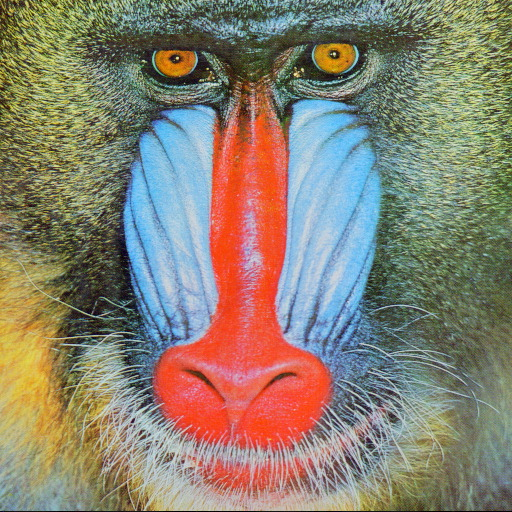
#> input picture baboon.jpg, 512 x 512 px, found by its file name
$ jupyter execute 04.02.OpenCV-Canny-Sobel.ipynb   (older library calls are emulated)
#> lines starting #> are read from the running program, lines starting #| are printed output that depends on the picture; after the words box and inside, x2 and y2 are one past the last pixel; in counts of white or black regions, pixels touching at a corner belong together
# Day4 · 블록2 · 이미지 필터링과 엣지 검출 실습

> **강의자료**: `강의자료/04.02.OpenCV-Canny-Sobel.md`

| Part | 주제 |
|------|------|
| Part 1 | 이미지 필터링 기초 (블러) |
| Part 2 | 엣지 검출 (Sobel · Canny · Laplacian) |
| Part 3 | 퀴즈 & 복습 |

**실습 목표**
- 이미지 컨볼루션(필터링)의 개념을 이해하고 OpenCV로 직접 적용한다.
- 평균·가우시안·미디안 블러를 통해 노이즈 특성에 따른 필터 선택법을 익힌다.
- Sobel, Canny, Laplacian 엣지 검출기의 원리와 파라미터를 비교 실험한다.
- 로봇 비전에서 '전처리 → 엣지 검출 → 객체화' 파이프라인을 구현한다.

[cell 1]
import cv2
import numpy as np
import matplotlib.pyplot as plt
import urllib.request

[cell 2]
# 인터넷에서 이미지 다운로드
def download_image(image_url, image_path):
    req = urllib.request.Request(image_url, headers={'User-Agent': 'Mozilla/5.0'})
    with urllib.request.urlopen(req) as res, open(image_path, 'wb') as f:
        f.write(res.read())
    print(f"이미지 다운로드 완료: {image_path}")

[cell 3]
image_url = "https://raw.githubusercontent.com/opencv/opencv/master/samples/data/baboon.jpg"
image_path = 'baboon.jpg'
download_image(image_url, image_path)

[cell 4]
# 노이즈 추가 (블러 필터 실습용)
image = cv2.imread(image_path)
#> image is the input picture: shape (512, 512, 3); mean B, G, R 112.9, 129.1, 137.1
plt.imshow(cv2.cvtColor(image, cv2.COLOR_BGR2RGB))

[cell 5]
# 가우시안 노이즈 (mean=0, std=30)
gaussian_noise = np.random.normal(0, 30, image.shape).astype(np.int16)
image_gaussian = np.clip(image.astype(np.int16) + gaussian_noise, 0, 255).astype(np.uint8)
cv2.imwrite('baboon_gaussian_noise.jpg', image_gaussian)

plt.imshow(cv2.cvtColor(image_gaussian, cv2.COLOR_BGR2RGB))

[cell 6]
# 소금-후추(Salt-and-Pepper) 노이즈
image_sp = image.copy()
num_pixels = int(image.size * 0.02)  # 전체 픽셀의 2%
coords = [np.random.randint(0, i, num_pixels) for i in image.shape[:2]]
image_sp[coords[0], coords[1]] = 255  # 소금(흰색)
coords = [np.random.randint(0, i, num_pixels) for i in image.shape[:2]]
image_sp[coords[0], coords[1]] = 0    # 후추(검정)
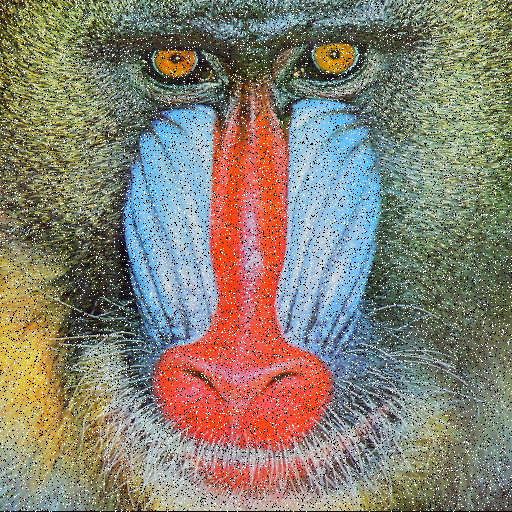
#> image_sp: shape (512, 512, 3); mean B, G, R 114, 128.5, 135.5
cv2.imwrite('fbaboon_sp_noise.jpg', image_sp)

plt.imshow(cv2.cvtColor(image_sp, cv2.COLOR_BGR2RGB))

---
## Part 1: 이미지 필터링 기초

로봇 카메라 이미지에서 노이즈를 제거하는 세 가지 대표 블러 필터를 실습합니다.

### 1.1 필터링(컨볼루션)이란 무엇인가?

- **필터링**: 이미지의 특정 특징을 강조하거나 원치 않는 부분을 제거하는 과정
- **직관적 이해**: '주변을 살펴보고 현재 내 값을 결정하기'
    - 각 픽셀을 하나씩 지나가면서 해당 픽셀과 주변 픽셀들의 값을 특정 규칙으로 섞어 새로운 값을 계산
- **컨볼루션(Convolution)**: 이미지를 돋보기로 훑으며 색을 부드럽게 섞거나 테두리를 찾아내는 과정
- **로봇 비전에서의 역할**: 노이즈 제거 → 엣지 검출 → 물체 인식으로 이어지는 **파이프라인의 첫 단계**

### 1.2 커널(Kernel)의 역할

- **커널**: '주변 값을 어떻게 섞을 것인가'에 대한 규칙서
    - 보통 3×3이나 5×5 크기의 작은 격자 모양 행렬(Matrix)
    - 이 격자가 이미지를 픽셀 단위로 이동하며 계산을 수행
- **커널 크기의 영향**
    - 커질수록 더 넓은 범위 참고 → 이미지가 더 많이 흐려짐
    - **반드시 홀수(3, 5, 7...)로 설정** → 중앙 픽셀이 명확히 정의됨

### 1.3 대표적인 노이즈 제거 필터 종류 비교

| 필터 | 동작 원리 | 장점 | 단점 |
|------|-----------|------|------|
| **평균 블러** | 커널 영역 픽셀의 산술 평균 | 단순, 빠름 | 엣지까지 흐려짐 |
| **가우시안 블러** | 거리에 따라 가중 평균 | 자연스럽고 구조 유지 | 계산량 다소 증가 |
| **미디안 블러** | 주변 픽셀 정렬 후 중간값 | 점 노이즈 제거에 탁월 | 계산량 증가 |

**선택 가이드**
- 일반 노이즈 제거 → **가우시안 블러** (엣지 검출 전처리 표준)
- 소금-후추(Salt-and-Pepper) 노이즈 → **미디안 블러**
- 빠른 처리가 최우선 → **평균 블러**

### 1.4 세 가지 블러 필터 코드 예시

```python
# 평균 블러: 5x5 크기 커널 사용
blur_avg = cv2.blur(gray, (5, 5))

# 가우시안 블러: ksize=(5, 5), sigmaX=0 (자동 계산)
blur_gaussian = cv2.GaussianBlur(gray, (5, 5), 0)

# 미디안 블러: 커널 크기는 숫자 하나(홀수)만 전달
blur_median = cv2.medianBlur(gray, 5)
```

**참고**
https://pyimagesearch.com/2021/04/28/opencv-smoothing-and-blurring/

### 1.5 (실습) 로봇 카메라 이미지 노이즈 제거

로봇 카메라로 수신한 이미지에 세 가지 블러 필터를 각각 적용하고 결과를 비교합니다.

- `baboon_gaussian_noise.jpg` 파일을 불러와 그레이스케일로 변환합니다.
- 평균 블러, 가우시안 블러, 미디안 블러를 적용하고 결과를 화면에 출력합니다.

[cell 7]
# 1. 이미지 로드 (로봇 카메라로부터 수신했다고 가정)
image = cv2.imread('baboon_gaussian_noise.jpg')
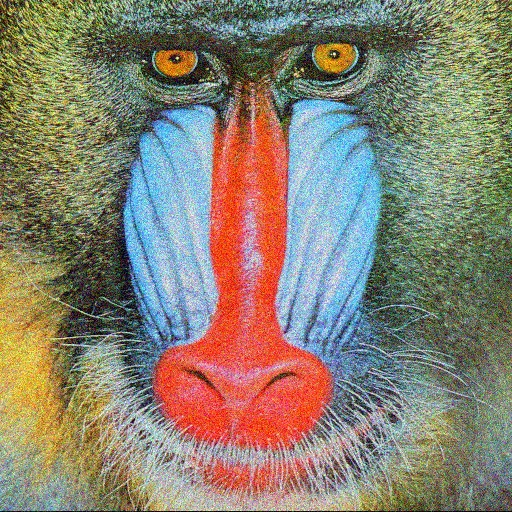
#> image: shape (512, 512, 3); mean B, G, R 112.9, 129.3, 136.4

# 2. 그레이스케일 변환 (계산량 감소 및 구조 분석 용이)
gray = cv2.cvtColor(image, cv2.COLOR_BGR2GRAY)

[cell 8]
plt.imshow(gray, cmap="gray")

[cell 9]
# 3. 다양한 필터 적용 실습
blur_avg      = cv2.blur(gray, (5, 5))             # (A) 평균 블러
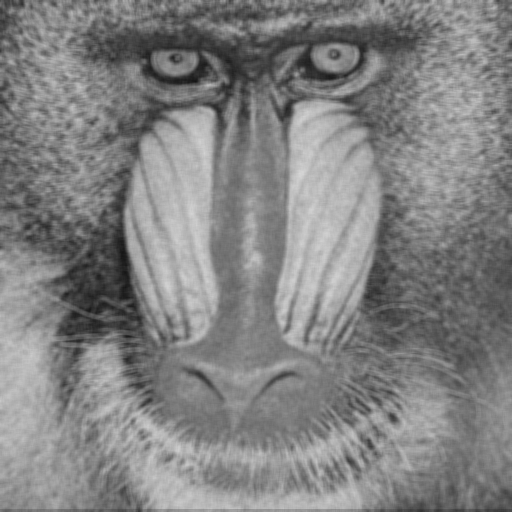
#> blur_avg: shape (512, 512); min 20, max 214, mean 129.6
# cv2.imshow('Blur Avg', blur_avg)
# cv2.waitKey(0)
# cv2.destroyAllWindows()
plt.imshow(blur_avg, cmap="gray")

[cell 10]
# [이해를 위한 직접 구현] 평균 블러 (Average Blur) — cv2.blur() 동작 원리
#
# 원리: 픽셀 (y, x) 를 중심으로 k×k 이웃 픽셀 값의 평균으로 대체
#   출력[y, x] = (이웃 픽셀 합) / (k * k)
#
# 예) k=5 일 때 5×5=25개 픽셀의 평균 → 고주파 노이즈가 희석(스무딩)됨

def apply_kernel(img, kernel):
    """커널을 이미지에 적용하는 공통 함수 — 커널만 바꾸면 다양한 필터로 활용 가능"""
    h, w = img.shape
    k = kernel.shape[0]
    pad = k // 2
    padded = np.pad(img, pad, mode='reflect').astype(np.float64)  # cv2.blur 기본값
    out = np.zeros_like(img, dtype=np.float64)

    for y in range(h):
        for x in range(w):
            region = padded[y : y + k, x : x + k]
            out[y, x] = (region * kernel).sum()

    return np.round(out).astype(np.uint8)

[cell 11]
def my_average_blur(img, k=5):
    kernel = np.ones((k, k), dtype=np.float32) / (k * k)   # 합이 1인 균일 커널
    return apply_kernel(img, kernel)

blur_avg_manual = my_average_blur(gray, k=5)

fig, axes = plt.subplots(1, 2, figsize=(10, 4))
axes[0].imshow(blur_avg,        cmap="gray"); axes[0].set_title("cv2.blur (5×5)")
axes[1].imshow(blur_avg_manual, cmap="gray"); axes[1].set_title("my_average_blur (5×5)")
plt.tight_layout()
plt.show()

print("최대 픽셀 오차:", np.max(np.abs(blur_avg.astype(int) - blur_avg_manual.astype(int))))
#| 최대 픽셀 오차: 0

[cell 12]
blur_gaussian = cv2.GaussianBlur(gray, (5, 5), 1.1)  # (B) 가우시안 블러
# cv2.imshow('Blur Gaussian', blur_gaussian)
# cv2.waitKey(0)
# cv2.destroyAllWindows()
plt.imshow(blur_gaussian, cmap="gray")

[cell 13]
# [이해를 위한 직접 구현] 가우시안 블러 (Gaussian Blur) — cv2.GaussianBlur() 동작 원리
#
# 원리: 중심에서 멀수록 가중치가 작아지는 정규분포(가우시안) 커널로 가중 평균
#   G(x,y) = (1/(2π σ²)) * exp(-(x²+y²) / (2σ²))
#
# sigma=0 이면 OpenCV는 sigma = 0.3*(k//2 - 1) + 0.8 공식으로 자동 계산
# 커널 값 합 = 1 로 정규화 → 전체 밝기가 보존됨

def gaussian_kernel(k, sigma):
    ax = np.arange(k) - k // 2          # [-2, -1, 0, 1, 2] (k=5)
    xx, yy = np.meshgrid(ax, ax)        # 2D 격자 좌표
    kernel = np.exp(-(xx**2 + yy**2) / (2 * sigma**2))
    return kernel / kernel.sum()        # 합이 1이 되도록 정규화

def my_gaussian_blur(img, k=5, sigma=0):
    if sigma == 0:
        sigma = 0.3 * (k // 2 - 1) + 0.8

    kernel = gaussian_kernel(k, sigma)
    return apply_kernel(img, kernel)

blur_gaussian_manual = my_gaussian_blur(gray, k=5, sigma=1.1)

fig, axes = plt.subplots(1, 2, figsize=(10, 4))
axes[0].imshow(blur_gaussian,        cmap="gray"); axes[0].set_title("cv2.GaussianBlur (5×5)")
axes[1].imshow(blur_gaussian_manual, cmap="gray"); axes[1].set_title("my_gaussian_blur (5×5)")
plt.tight_layout()
plt.show()

print("최대 픽셀 오차:", np.max(np.abs(blur_gaussian.astype(int) - blur_gaussian_manual.astype(int))))
#| 최대 픽셀 오차: 1

[cell 14]
blur_median   = cv2.medianBlur(gray, 5)            # (C) 미디안 블러
# cv2.imshow('Blur Median', blur_median)
# cv2.waitKey(0)
# cv2.destroyAllWindows()
plt.imshow(blur_median, cmap="gray")

[cell 15]
# [이해를 위한 직접 구현] 미디안 블러 (Median Blur) — cv2.medianBlur() 동작 원리
#
# 원리: k×k 이웃 픽셀을 크기 순으로 정렬한 뒤 중간값(median)으로 대체
#   평균 대신 중간값을 사용하므로 소금-후추 노이즈(극단값)가 결과에 영향을 주지 않음
#
# 예) [0, 120, 122, 118, 255] → 정렬 후 중간값 = 120
#      ↑ 소금(255) · 후추(0) 노이즈가 자연스럽게 제거됨

def my_median_blur(img, k=5):
#> called with k = 5
    h, w = img.shape
    pad = k // 2
    padded = np.pad(img, pad, mode='edge')
    out = np.zeros_like(img, dtype=np.uint8)

    for y in range(h):
        for x in range(w):
            region = padded[y : y + k, x : x + k]
            out[y, x] = np.median(region)   # 정렬 후 중간값 — 극단값 노이즈를 무력화

    return out

blur_median_manual = my_median_blur(gray, k=5)

fig, axes = plt.subplots(1, 2, figsize=(10, 4))
axes[0].imshow(blur_median,        cmap="gray"); axes[0].set_title("cv2.medianBlur (5)")
axes[1].imshow(blur_median_manual, cmap="gray"); axes[1].set_title("my_median_blur (5)")
plt.tight_layout()
plt.show()

print("최대 픽셀 오차:", np.max(np.abs(blur_median.astype(int) - blur_median_manual.astype(int))))
#| 최대 픽셀 오차: 0

[cell 16]
blur_bilateral = cv2.bilateralFilter(gray, d=9, sigmaColor=75, sigmaSpace=75)  # (D) 바이래터럴 필터
# cv2.imshow('Blur Bilateral', blur_median)
# cv2.waitKey(0)
# cv2.destroyAllWindows()
plt.imshow(blur_bilateral, cmap="gray")

[cell 17]
# [이해를 위한 직접 구현] 바이래터럴 필터 (Bilateral Filter) — cv2.bilateralFilter() 동작 원리
#
# 원리: 공간 거리(space)와 밝기 차이(color) 두 가지 가중치를 동시에 적용
#   w(y,x) = exp(-거리² / (2·σ_space²)) × exp(-밝기차² / (2·σ_color²))
#
# 가우시안 블러와의 차이:
#   가우시안: 거리만 고려 → 엣지도 흐려짐
#   바이래터럴: 거리 + 밝기 차이 고려 → 밝기가 비슷한 이웃만 평균 → 엣지 보존

def my_bilateral_filter(img, d=9, sigma_color=75, sigma_space=75):
#> called with d = 9, sigma_color = 75, sigma_space = 75
    h, w = img.shape
    k = d
    pad = k // 2
    padded = np.pad(img, pad, mode='reflect').astype(np.float64)
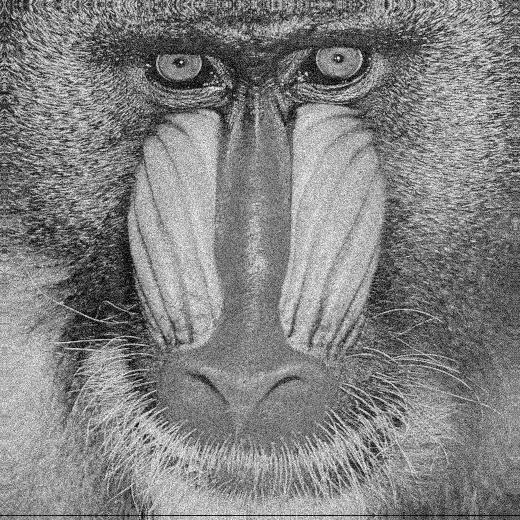
#> padded: shape (520, 520) float64; min 0, max 252, mean 129.5
    out = np.zeros_like(img, dtype=np.float64)

    # 공간 가중치 커널은 미리 계산 (모든 픽셀에서 동일)
    ax = np.arange(k) - k // 2
    xx, yy = np.meshgrid(ax, ax)
    space_kernel = np.exp(-(xx**2 + yy**2) / (2 * sigma_space**2))

    # OpenCV와 동일하게 중심으로부터 거리가 반지름(d//2)보다 큰 곳의 가중치는 0으로 제외 (원형 마스크)
    radius = k // 2
    distance = np.sqrt(xx**2 + yy**2)
    space_kernel[distance > radius] = 0

    for y in range(h):
        for x in range(w):
            region = padded[y : y + k, x : x + k]
            center = padded[y + pad, x + pad]

            # 밝기 차이 가중치: 중심 픽셀과 색상 차이가 클수록 가중치 감소 → 엣지 보존
            color_kernel = np.exp(-((region - center)**2) / (2 * sigma_color**2))

            combined = space_kernel * color_kernel   # 두 가중치 결합
            out[y, x] = (region * combined).sum() / combined.sum()   # 정규화된 가중 평균

    return np.round(out).astype(np.uint8)

blur_bilateral_manual = my_bilateral_filter(gray, d=9, sigma_color=75, sigma_space=75)

fig, axes = plt.subplots(1, 2, figsize=(10, 4))
axes[0].imshow(blur_bilateral,        cmap="gray"); axes[0].set_title("cv2.bilateralFilter (d=9)")
axes[1].imshow(blur_bilateral_manual, cmap="gray"); axes[1].set_title("my_bilateral_filter (d=9)")
plt.tight_layout()
plt.show()

print("최대 픽셀 오차:", np.max(np.abs(blur_bilateral.astype(int) - blur_bilateral_manual.astype(int))))
#| 최대 픽셀 오차: 1

### 1.6 커널 크기 선택 기준 및 흔한 실수

**커널 크기 선택 기준**
- 작은 노이즈 제거: 3×3 또는 5×5 작은 커널
- 큰 형태만 남기고 싶을 때: 7×7 이상 큰 커널
- **주의: 커널 크기는 반드시 홀수로 설정** (중앙 픽셀 명확히 정의)

**입문자가 자주 하는 실수 3가지**
1. **커널 크기 과다 설정** — 가장 작은 크기부터 조금씩 늘려가는 것이 좋음
2. **노이즈 종류와 필터의 미스매치** — 점 형태 노이즈에는 미디안 블러가 효과적
3. **엣지 손실 방치** — 테두리를 지키며 노이즈만 제거하려면 바이래터럴 필터(Bilateral Filter) 활용

### 1.7 (TODO) 커널 크기 변화 실험

가우시안 블러의 커널 크기를 3×3, 7×7, 15×15로 바꿔가며 흐림 정도 변화를 관찰하세요.

[cell 18]
# TODO: 여기에 구현하세요
# 힌트:
#   - 위의 gray 이미지를 사용합니다.
#   - 커널 크기를 (3,3), (7,7), (15,15)로 바꿔가며 GaussianBlur를 각각 적용하세요.
#   - 각 결과를 plt.imshow()로 출력하고 차이를 비교하세요.

---
## Part 2: 엣지 검출 — Sobel · Canny · Laplacian

로봇 비전에서 차선, 장애물, 물체의 경계를 찾는 핵심 알고리즘을 실습합니다.

### 2.1 엣지(Edge)란 무엇인가?

- **엣지**: 이미지 내에서 밝기(강도)가 급격하게 변하는 지점
    - 보통 객체와 배경 사이의 **경계선** 또는 서로 다른 객체 간의 **테두리**

**로봇 비전에서 중요한 이유**
- **객체 인식 및 위치 추적**: 차선, 장애물, 도구 등을 인식하는 기초 데이터
- **데이터 경량화**: 색상·텍스처 정보 대신 윤곽선만 사용 → 계산 복잡도 감소
- **공간 지각**: 객체의 크기와 방향 파악 → 충돌 방지 및 경로 계획

### 2.2 Sobel(소벨) 필터 — 원리와 방향

- 이미지 강도의 **그래디언트(Gradient, 기울기)를 계산하여 엣지를 찾는 1차 미분 기반 연산자**

**X방향 Sobel** — 수직 방향 엣지 검출 (수평 방향 밝기 변화 감지)
```
Gx = [-1  0  1]
      [-2  0  2]
      [-1  0  1]
```

**Y방향 Sobel** — 수평 방향 엣지 검출 (수직 방향 밝기 변화 감지)
```
Gy = [-1 -2 -1]
      [ 0  0  0]
      [ 1  2  1]
```

**두 방향 합치기 (Magnitude)**: G = sqrt(Gx² + Gy²)

**주요 파라미터**
- `ksize`: 소벨 커널의 크기 (보통 1, 3, 5, 7 등 홀수)
- `dx`, `dy`: 미분 방향 (`dx=1, dy=0` → X방향 / `dx=0, dy=1` → Y방향)

**한계점**
- 노이즈에 매우 취약
- 엣지가 두껍게 검출되는 경향 → 정밀한 윤곽선 추출에 한계

**참고**
https://automaticaddison.com/how-the-sobel-operator-works/

[cell 19]
image_url = "https://upload.wikimedia.org/wikipedia/commons/thumb/6/6b/Road_in_Norway.jpg/1280px-Road_in_Norway.jpg"
image_path = 'road_image.jpg'
download_image(image_url, image_path)
#> (the call stopped at in download_image, `with urllib.request.urlopen(req) as res, open(image_path, 'wb') as f:`: the network is not available in this run)

[cell 20]
# 이미지 로드
image = cv2.imread('road_image.jpg')
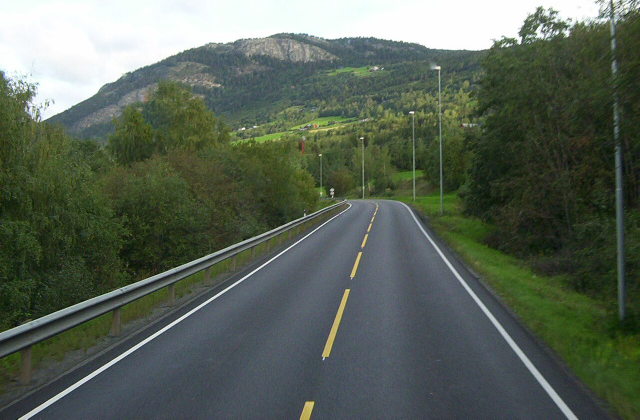
#> input picture road_image.jpg, 1280 x 839 px (shown at 1/2 size)
#> image is the input picture: shape (839, 1280, 3); mean B, G, R 87, 99.6, 89.3
plt.imshow(cv2.cvtColor(image, cv2.COLOR_BGR2RGB))

[cell 21]
# 장애물 추가 (사각형 박스로 시뮬레이션)
image_with_obstacle = image.copy()
h, w = image.shape[:2]
ox, oy = w // 2 + 0, h // 2 + 100
cv2.rectangle(image_with_obstacle, (ox, oy), (ox + 200, oy + 200), (200, 200, 200), cv2.FILLED)
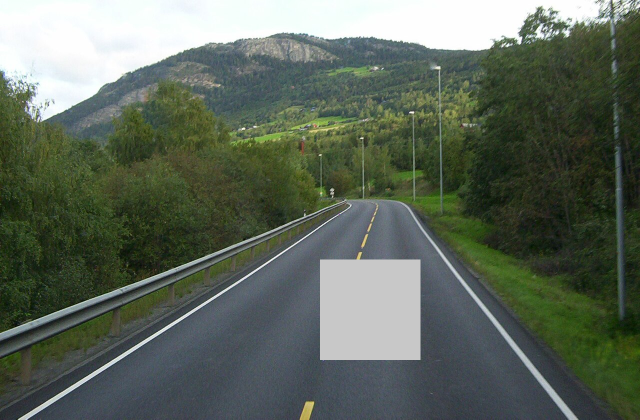
#> image_with_obstacle: shape (839, 1280, 3) (shown at 1/2 size); 3.76% of pixels changed, all inside (x1, y1, x2, y2) = (640, 519, 841, 720)

plt.imshow(cv2.cvtColor(image_with_obstacle, cv2.COLOR_BGR2RGB))

[cell 22]
# 전처리: 그레이스케일 변환 및 노이즈 제거
gray    = cv2.cvtColor(image_with_obstacle, cv2.COLOR_BGR2GRAY)
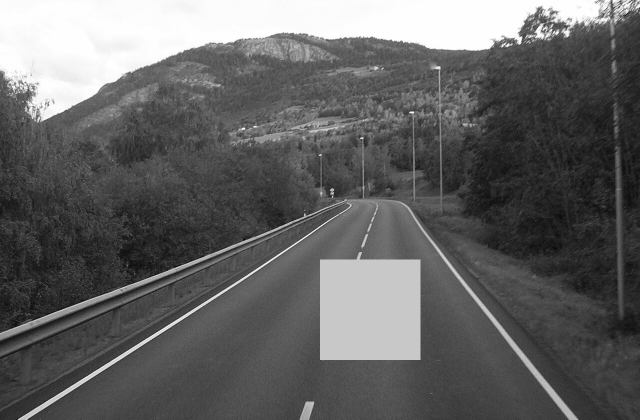
#> gray: shape (839, 1280) (shown at 1/2 size); min 1, max 255, mean 99
blurred = cv2.GaussianBlur(gray, (5, 5), 0)

plt.imshow(blurred, cmap="gray")

[cell 23]
# 소벨 엣지 검출 (수직 엣지 강조 - 차선 검출에 유리)
sobelx     = cv2.Sobel(blurred, cv2.CV_64F, 1, 0, ksize=3)
abs_sobelx = np.uint8(np.absolute(sobelx))

plt.imshow(abs_sobelx, cmap="gray")

[cell 24]
# [NumPy 직접 구현] 소벨 엣지 검출 — OpenCV 결과와 비교
def my_sobel_conv(img, kernel):
    """패딩 후 3×3 커널 합성곱 (경계: reflect)"""
    padded = np.pad(img.astype(np.float64), pad_width=1, mode="reflect")
#> padded: shape (841, 1282) float64
    out = np.zeros_like(img, dtype=np.float64)
    for i in range(3):
        for j in range(3):
            out += kernel[i, j] * padded[i:i + img.shape[0], j:j + img.shape[1]]
    return out

[cell 25]
# 3×3 소벨 커널
Kx = np.array([[-1, 0, 1],
               [-2, 0, 2],
               [-1, 0, 1]], dtype=np.float64)

my_sobelx     = my_sobel_conv(blurred, Kx)
my_abs_sobelx = np.uint8(np.absolute(my_sobelx))

fig, axes = plt.subplots(1, 2, figsize=(10, 4))
axes[0].imshow(abs_sobelx,    cmap="gray"); axes[0].set_title("cv2.Sobel Kx")
axes[1].imshow(my_abs_sobelx, cmap="gray"); axes[1].set_title("my_sobel Kx")
plt.tight_layout()
plt.show()

print("최대 픽셀 오차:", np.max(np.abs(abs_sobelx.astype(int) - my_abs_sobelx.astype(int))))
#| 최대 픽셀 오차: 0

[cell 26]
# 소벨 엣지 검출 (수평 엣지 강조)
sobely     = cv2.Sobel(blurred, cv2.CV_64F, 0, 1, ksize=3)
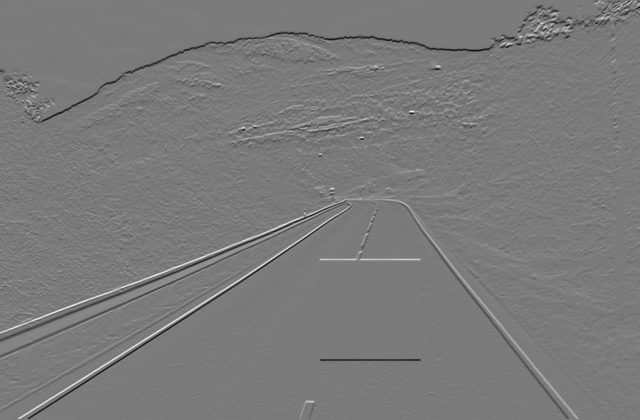
#> sobely: shape (839, 1280) float64 (shown at 1/2 size); min -401, max 429, mean -1.7; drawn with min black and max white
abs_sobely = np.uint8(np.absolute(sobely))

plt.imshow(abs_sobely, cmap="gray")

[cell 27]
# 3×3 소벨 커널
Ky = np.array([[-1, -2, -1],
               [ 0,  0,  0],
               [ 1,  2,  1]], dtype=np.float64)

my_sobely     = my_sobel_conv(blurred, Ky)
my_abs_sobely = np.uint8(np.absolute(my_sobely))

fig, axes = plt.subplots(1, 2, figsize=(10, 4))
axes[0].imshow(abs_sobely,    cmap="gray"); axes[0].set_title("cv2.Sobel Ky")
axes[1].imshow(my_abs_sobely, cmap="gray"); axes[1].set_title("my_sobel Ky")
plt.tight_layout()
plt.show()

print("최대 픽셀 오차:", np.max(np.abs(abs_sobely.astype(int) - my_abs_sobely.astype(int))))
#| 최대 픽셀 오차: 0

[cell 28]
# 소벨 엣지 검출 (magnitude: X+Y 결합)
magnitude = np.sqrt(sobelx**2 + sobely**2)
magnitude = np.uint8(np.clip(magnitude, 0, 255))
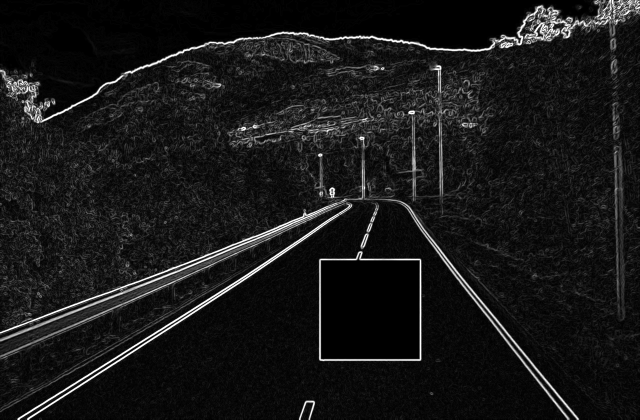
#> magnitude: shape (839, 1280) (shown at 1/2 size); min 0, max 255, mean 24.1

plt.imshow(magnitude, cmap="gray")

### 2.3 Canny(캐니) 엣지 검출 — 4단계 알고리즘

- **노이즈에 강하고 가늘고 정확한 엣지를 찾기 위해 고안된 4단계 알고리즘**

1. **노이즈 제거**: 5×5 가우시안 필터 적용
2. **그래디언트 계산**: 소벨 커널로 각 픽셀의 강도 변화량과 방향 계산
3. **비최대 억제(Non-maximum Suppression)**: 그래디언트 방향에서 최대값이 아닌 픽셀 제거 → **엣지를 1픽셀 두께로 가늘게**
4. **이중 임계값(Hysteresis Thresholding)**:
    - `threshold2 (Max)`: 이 값보다 높은 강도 → 무조건 엣지
    - `threshold1 (Min)`: 이 값보다 낮은 강도 → 무조건 무시
    - 두 값 사이: 확실한 엣지와 연결된 경우에만 엣지로 채택
    - **권장 비율: 2:1 또는 3:1**

**참고**
https://www.educative.io/answers/what-is-canny-edge-detection

[cell 29]
# 전처리: 그레이스케일 변환 및 노이즈 제거
gray    = cv2.cvtColor(image_with_obstacle, cv2.COLOR_BGR2GRAY)
blurred = cv2.GaussianBlur(gray, (5, 5), 0)

[cell 30]
# 캐니 엣지 검출 (차선 및 장애물 경계선 추출)
edges = cv2.Canny(blurred, 50, 150, L2gradient=True)  # NumPy 구현 결과와 맞추기 위해 L2gradient=True 적용
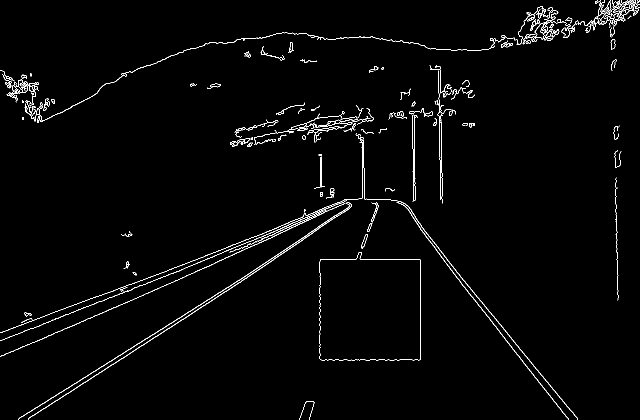
#> edges: shape (839, 1280) (shown at 1/2 size); 1.7% white in thin lines or dots

plt.imshow(edges, cmap="gray")

[cell 31]
# 윤곽선 찾기 → 객체화
contours, _ = cv2.findContours(edges, cv2.RETR_EXTERNAL, cv2.CHAIN_APPROX_SIMPLE)
#> contours = 140 contours, 82 with area under 20; largest, box (x1, y1, x2, y2) and area: (639, 504, 842, 721) 40522, (1045, 15, 1141, 89) 803, (37, 404, 704, 839) 539, (0, 280, 1156, 839) 429, (56, 430, 679, 839) 404
#> (the rest of the program and of its run is left out)
